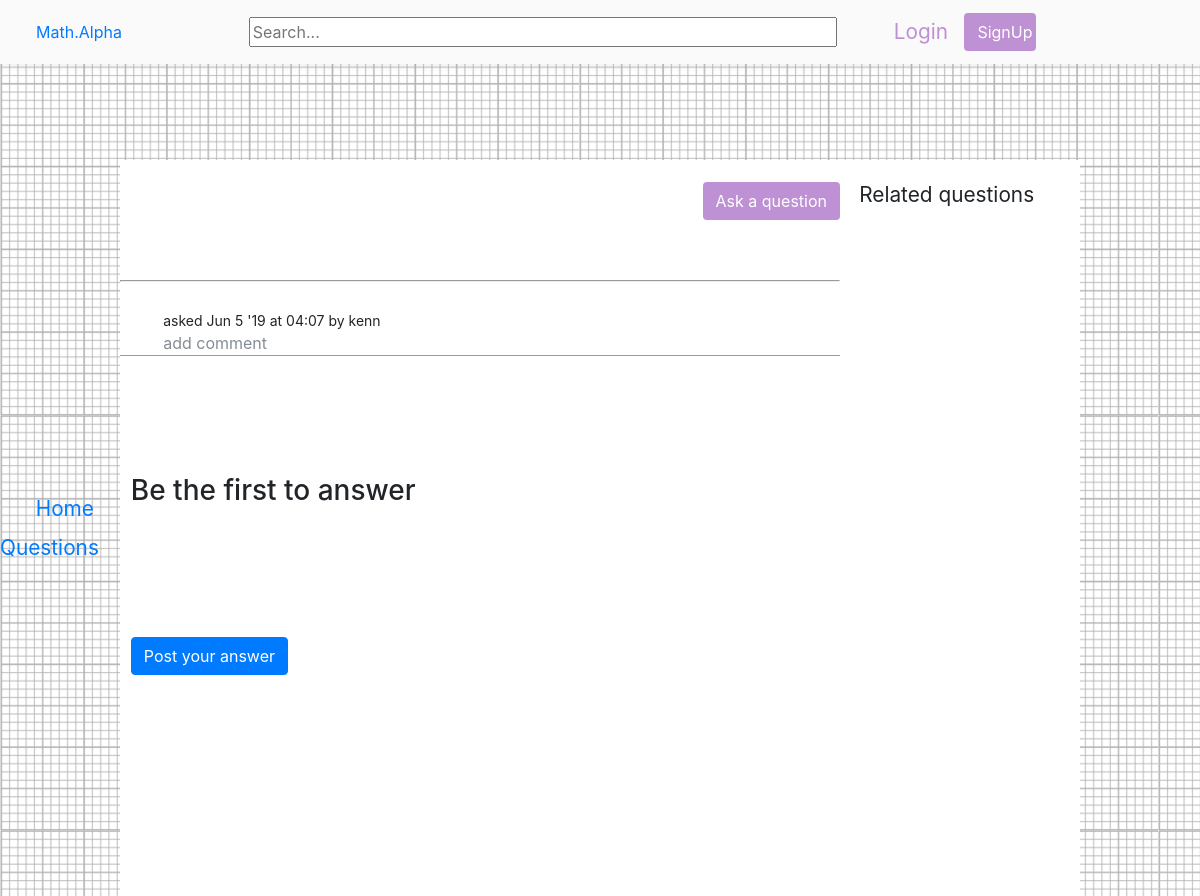
Before: /ask/read/8/ with the older database file.
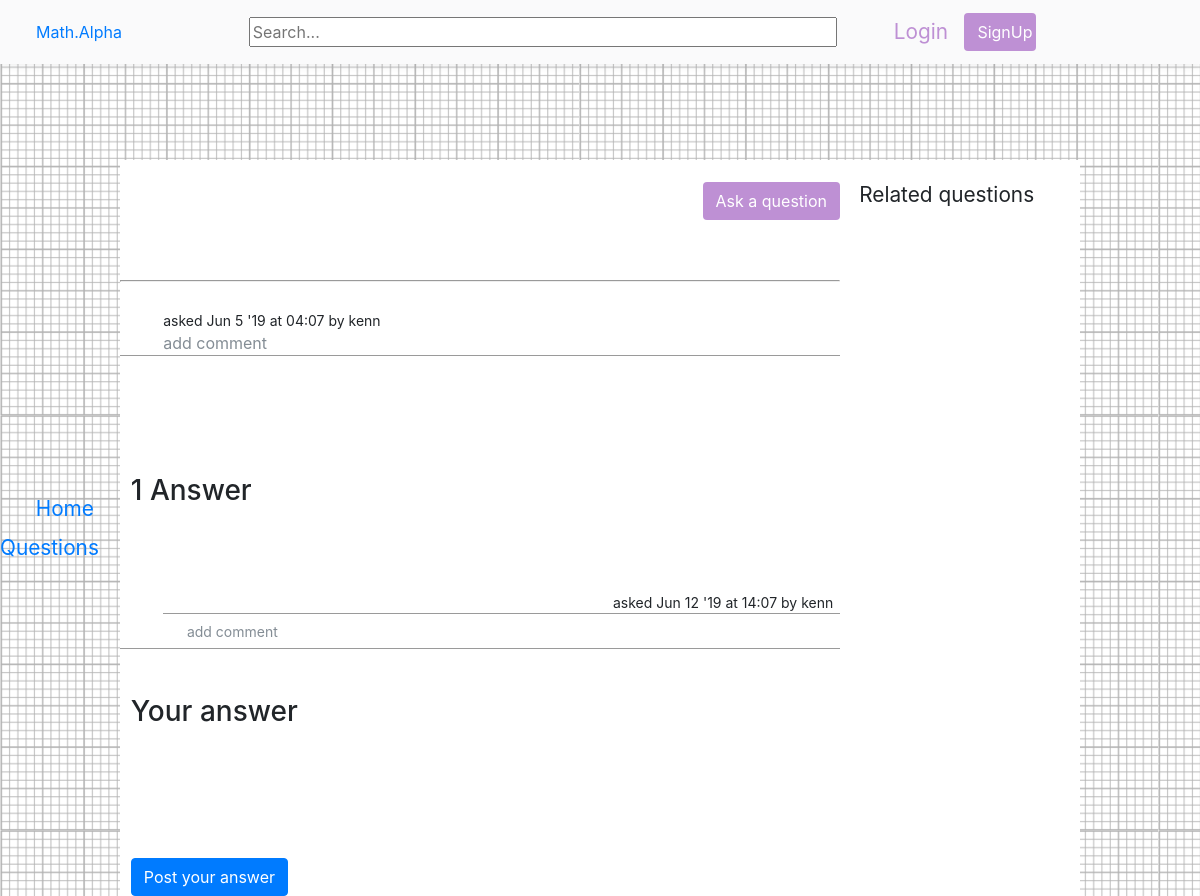
After: the same page with the newer database file.
### passionProjectApp/models.py (models this page shows, shortened)
class Answer(models.Model):
    message= tinymce_models.HTMLField()
    last_update=models.DateTimeField(default=datetime.datetime.utcnow())
    date_created=models.DateTimeField(default=datetime.datetime.utcnow())
    parent=models.ForeignKey(RealQuestion,on_delete=models.CASCADE)
    upvote=models.ManyToManyField(User,blank=True,related_name='answer_upvotes')
    downvote=models.ManyToManyField(User,blank=True,related_name='answer_downvotes')
    author = models.ForeignKey(User,on_delete=models.CASCADE)

### passionProjectApp/views.py (the view)
# urls.py: path('ask/read/<int:ID>/',views.ask_read,name='ask_read'),
def ask_read(request,ID):
    randomquestion=RealQuestion.objects.all().order_by('?')[:10]
    question=get_object_or_404(RealQuestion,pk=ID)
    allAnswers=Answer.objects.filter(parent=ID)
    totalAnswers=len(allAnswers)
    allQuestionComments=RealQuestionComment.objects.filter(parent=ID)
    allAnswerComments=AnswerComment.objects.all()
    answercomment_child=[]
    for x in allAnswers:
        for y in allAnswerComments:
            if (y.parent==x):
                answercomment_child.append(y)
    form=AnswerForm(request.POST or None)
    context={"question":question,"answers":allAnswers,"question_comment":allQuestionComments,"answer_comment":answercomment_child,"form":form,"totalAnswers":totalAnswers, "randomquestion":randomquestion}
    return render(request,"passionProjectApp/ask_read.html",context)

### passionProjectApp/forms.py
class AnswerForm(forms.ModelForm):
    class Meta:
        model = Answer
        fields=['message']

### passionProjectApp/templates/passionProjectApp/ask_read.html (shortened to what this page needs)
{% extends 'passionProjectApp/base.html' %}
{% block body %}
{% load mathfilters %}
{% if question %}
<div class="titlepadding">
    <a class="askbutton" href="{% url 'ask' %}"><button type="button" class="btn registerbutton">Ask a question</button></a>
</div>
<hr/>
    <div class="questionMargin"><div class="questionFont">{% autoescape off%}{{question.question}} {% endautoescape %}</div>
    <div class="questionOptions">
    {% if question.last_update > question.date_created %}
    <span class="createdProfile">{% load tz %} {% timezone "America/Chicago" %} <abbr title="{{question.last_update}}">{% endtimezone %}
    {% else %}
        {% load tz %} {% timezone "America/Chicago" %} <span ><abbr class="" title="{{question.date_created}}">{% endtimezone %}
            asked {{ question.date_created|utc|date:"M j 'y"}} at {{ question.date_created|utc|date:'H:i' }} by {{question.author}}
        </abbr></span>
    {% endif %}
    {% endif %}
    </div>
        {% if question_comment %}
        {% for x in question_comment %}
            {% load tz %}
        {% endfor %}
        {% endif %}
        <a class="addQComment" href="{% url 'comment_ask' question.id %}">add comment</a>
    </div>
        {% if answers %}
        <br/><br/><br/><br/>
        {% if totalAnswers != 1 %}
        <h3 class="titlepadding"> {{totalAnswers}} Answers</h3>
        {% else %}
        <h3 class="titlepadding"> 1 Answer</h3>
        {% endif %}
        {% for x in answers %}
    <div class="questionMargin"> <div class="questionFont"> {% autoescape off%}{{x.message}} {% endautoescape %}</div>
        <div class="questionOptions">
            {% load tz %}
            {% if x.last_update > x.date_created %}
            <span class="createdProfile"> {% timezone "America/Chicago" %} <abbr title="{{question.last_update}}"> {% endtimezone  %}
         edited {{ x.last_update|date:"M j 'y"}} at {{ x.last_update|date:'H:i' }}</abbr> <span class="dateCreatedMargin">Asked {% timezone "America/Chicago" %} <abbr title="{{x.date_created}}"> {% endtimezone  %} {{x.date_created|date:"M j 'y"}} at {{x.date_created|date:'H:i' }} by {{x.author}}</abbr></span>
    </span>
            {% else %}
            <span class="createdProfile"> {% timezone "America/Chicago" %}<abbr title="{{x.date_created}}"> {% endtimezone  %}
            {% load tz %} asked {{ x.date_created|date:"M j 'y"}} at {{ x.date_created|date:'H:i' }} by {{x.author}}
        </abbr></span>
            {% endif %}
        </div>
        {% if answer_comment %}
        {% for y in answer_comment %}
        {% if y.parent == x %}
            {% load tz %}
        {% endif %}
        {% endfor %}
        {% endif %}
<div class="qComment"><a class='addQComment' href="{% url 'comment_answer' x.id%}">add comment</a></div></div><br/>
        {% endfor %}
        <h3 class="titlepadding">Your answer</h3>
    {% else %}
    <br/><br/><br/><br/>
        <h3 class="titlepadding">Be the first to answer</h3>
        {% endif %}
        <form  onsubmit="putCookie()" class="askForm" method ='POST' action="{% url 'answer' question.id %}">
            <button class=" btn btn-primary askButton">Post your answer</button>
        </form>
{% endblock body %}

Changed rows visible on the page:
added Answer: date_created "Jun 12 '19", date_created "14:07", author "kenn"
Other visible differences:
text no longer shown: "Be the first to answer"
text now shown: "1 Answer Your answer"
